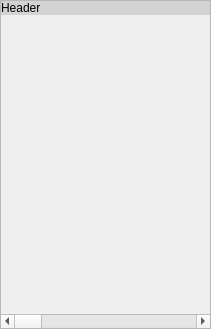
<?xml version="1.0" encoding="UTF-8"?>
<ui version="4.0">
 <class>Frame_MainTextColumn</class>
 <widget class="QWidget" name="Frame_MainTextColumn">
  <property name="geometry">
   <rect>
    <x>0</x>
    <y>0</y>
    <width>211</width>
    <height>329</height>
   </rect>
  </property>
  <property name="windowTitle">
   <string>Form</string>
  </property>
  <layout class="QVBoxLayout" name="verticalLayout">
   <property name="spacing">
    <number>0</number>
   </property>
   <property name="leftMargin">
    <number>0</number>
   </property>
   <property name="topMargin">
    <number>0</number>
   </property>
   <property name="rightMargin">
    <number>0</number>
   </property>
   <property name="bottomMargin">
    <number>0</number>
   </property>
   <item>
    <widget class="QFrame" name="OuterFrame">
     <property name="frameShape">
      <enum>QFrame::StyledPanel</enum>
     </property>
     <property name="frameShadow">
      <enum>QFrame::Raised</enum>
     </property>
     <layout class="QVBoxLayout" name="verticalLayout_2">
      <property name="spacing">
       <number>0</number>
      </property>
      <property name="leftMargin">
       <number>0</number>
      </property>
      <property name="topMargin">
       <number>0</number>
      </property>
      <property name="rightMargin">
       <number>0</number>
      </property>
      <property name="bottomMargin">
       <number>0</number>
      </property>
      <item>
       <widget class="HeaderQLabel" name="HeaderLabel">
        <property name="sizePolicy">
         <sizepolicy hsizetype="Preferred" vsizetype="Maximum">
          <horstretch>0</horstretch>
          <verstretch>0</verstretch>
         </sizepolicy>
        </property>
        <property name="autoFillBackground">
         <bool>false</bool>
        </property>
        <property name="styleSheet">
         <string notr="true">background-color:lightgray</string>
        </property>
        <property name="text">
         <string>Header</string>
        </property>
       </widget>
      </item>
      <item>
       <widget class="Widget_TextCanvas" name="TextDisplayBox" native="true">
        <property name="focusPolicy">
         <enum>Qt::StrongFocus</enum>
        </property>
       </widget>
      </item>
      <item>
       <widget class="QScrollBar" name="TexthorizontalScrollBar">
        <property name="orientation">
         <enum>Qt::Horizontal</enum>
        </property>
       </widget>
      </item>
     </layout>
    </widget>
   </item>
  </layout>
  <action name="Menu_HeaderLabel_x1_Hide">
   <property name="text">
    <string>Hide Column</string>
   </property>
   <property name="toolTip">
    <string>Hides the column from view</string>
   </property>
  </action>
 </widget>
 <customwidgets>
  <customwidget>
   <class>Widget_TextCanvas</class>
   <extends>QWidget</extends>
   <header>Widget_TextCanvas.h</header>
   <container>1</container>
  </customwidget>
  <customwidget>
   <class>HeaderQLabel</class>
   <extends>QLabel</extends>
   <header>Widget_HeaderQLabel.h</header>
  </customwidget>
 </customwidgets>
 <resources/>
 <connections/>
</ui>
